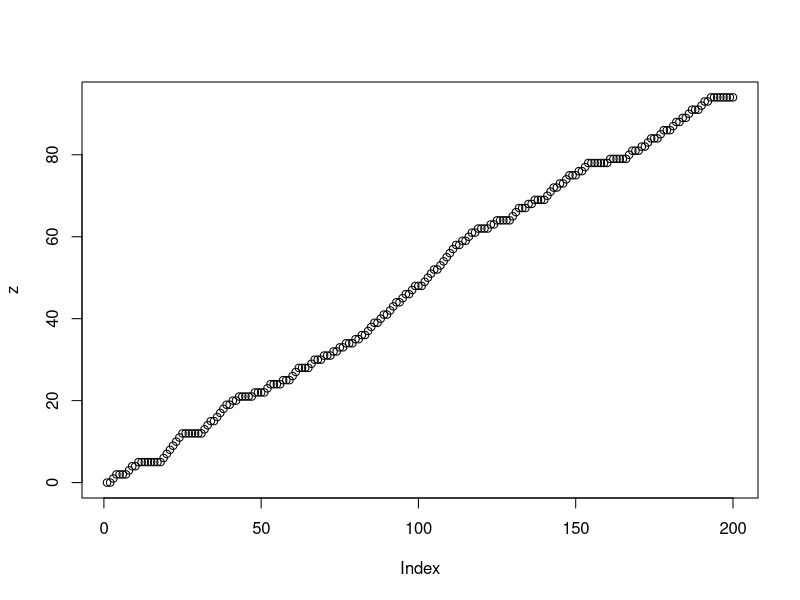
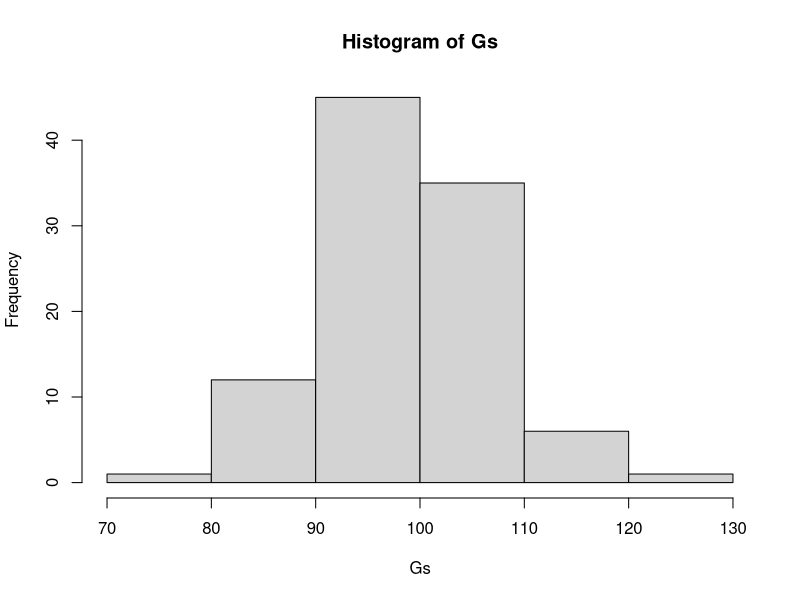

R code for these plots, in order:
## ---- chunk 1
# N represents number of coinflips
N<-200
## ---- chunk 2
#method sample takes a vector meaning values that can be chosen from, N representing the amount of times to sample. and Replace = true, means to sample with replacement
y<-sample(c(0,1),N,replace=TRUE)
print(y)
## ---- chunk 3
# Adds all previous values up in the list
z<-cumsum(y)

#Acts as array in java, can access values directly
print(z[200])
## ---- chunk 4
plot(z)
## ---- chunk 5
Gs<-0
## ---- chunk 6
M<-100
## ---- chunk 7
for (j in 1:M){
  
  y<-sample(c(0,1),N,replace=TRUE)
  z<-cumsum(y) 
  
  
  
  Gs[j]<-z[N]
}

## ---- chunk 8
#breaks represents that size of each "bin" for this 
hist(Gs,breaks=M/20)
